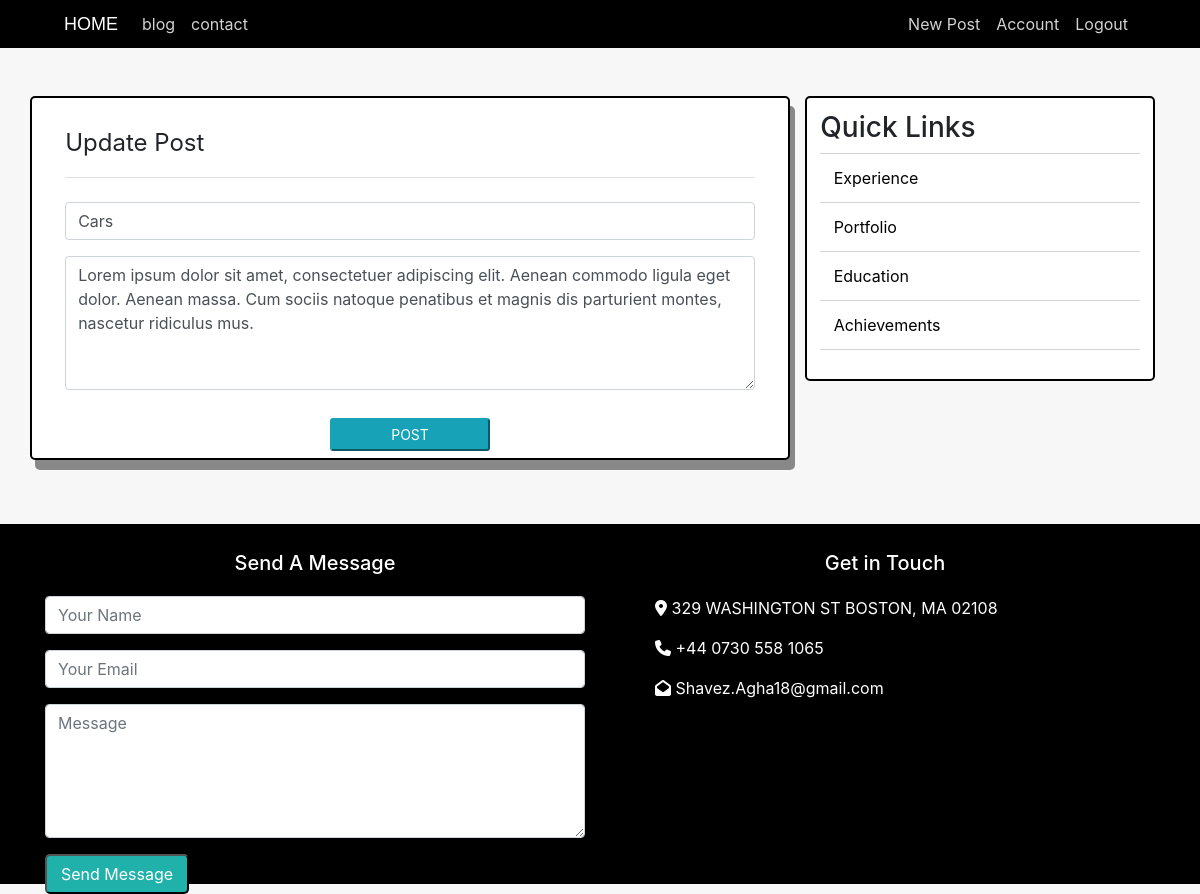
The app's page /post/3/update (signed in) with its own data.
### portfolio/models.py (models this page shows)
class Post(db.Model):
    id = db.Column(db.Integer, primary_key=True)
    title = db.Column(db.String(100), nullable=False)
    date_posted = db.Column(db.DateTime, nullable=False, default=datetime.utcnow)
    content = db.Column(db.Text, nullable=False)
    user_id = db.Column(db.Integer, db.ForeignKey('user.id'), nullable=False)

### portfolio/posts/routes.py (the view)
@posts.route("/post/<int:post_id>/update", methods=['GET', 'POST'])
@login_required
def update_post(post_id):
    post = Post.query.get_or_404(post_id)
    if post.author != current_user:
        abort(403)
    form = PostForm()
    if form.validate_on_submit():
        post.title = form.title.data
        post.content = form.content.data
        db.session.commit()
        flash('Your post has been updated!', 'success')
        return redirect(url_for('posts.post', post_id=post.id))
    elif request.method == 'GET':
        form.title.data = post.title
        form.content.data = post.content
    return render_template('create_post.html', title='Update Post',
                           form=form, legend='Update Post')

### portfolio/posts/forms.py
class PostForm(FlaskForm):
    title = StringField('Title', validators=[DataRequired()])
    content = TextAreaField('Content', validators=[DataRequired()])
    submit = SubmitField('Post')

### portfolio/models.py (called while the page is built)
@login_manager.user_loader
def load_user(user_id):
    return User.query.get(int(user_id))

### portfolio/templates/create_post.html (shortened to what this page needs)
{% from "_render_post.html" import render_post %}
{% extends "base.html" %}
{% block content %}
<div class="content-section create-post">
    <form method="POST" action="">
        <fieldset class="form-group">
            <legend class="border-bottom mb-4 pb-3">{{ legend }}</legend>
            {{ render_post(form.title, placeholder=form.title.label.text) }}
            {{ render_post(form.content, placeholder=form.content.label.text, rows="5") }}
        </fieldset>
        <div class="form-group p-btn">
            {{ form.submit(class="btn-sm btn-info post-btn text-uppercase") }}
        </div>
    </form>
</div>
{% endblock content %}

### portfolio/templates/_render_post.html
{% macro render_post(field) %}
<div class="form-group">
    {% if field.errors %}
        {{ field(class_='form-control is-invalid', **kwargs)|safe }}
        <div class="invalid-feedback">
            {% for error in field.errors %}
                <span>{{ error }}</span>
            {% endfor %}
        </div>
    {% else %}
        {{ field(class_='form-control custom-input', **kwargs)|safe }}
    {% endif %}
</div>
{% endmacro %}

### portfolio/static/main.css (style rules this page uses)
body { background-color: #f7f7f7; }
.form-group .post-btn { width:20vh; margin: -30px -80px; position:relative; top:50%; left:50%; }
.create-post { height: 25vh; margin-bottom: 100pt; }

### records on screen
Post: title "Cars", content "Lorem ipsum dolor sit amet, consectetuer adipiscing elit. Aenean commodo ligula eget dolor. Aenean massa. Cum sociis natoque penatibus et magnis dis parturient montes, nascetur ridiculus mus."

### other values on screen
{{ legend }} "Update Post"
